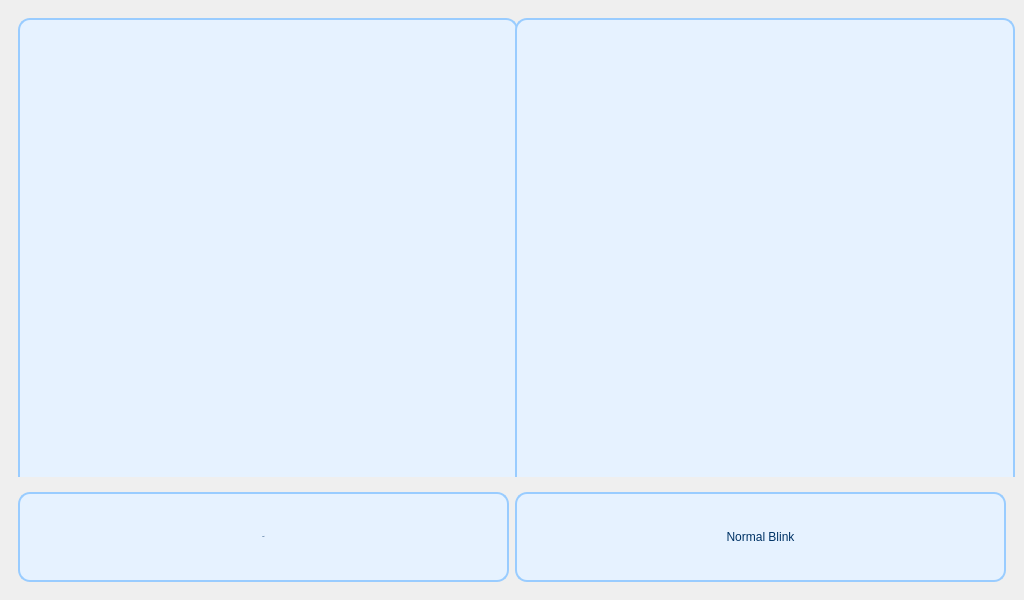
<?xml version="1.0" encoding="UTF-8"?>
<ui version="4.0">
 <class>LightControllerWindow</class>
 <widget class="QMainWindow" name="LightControllerWindow">
  <property name="geometry">
   <rect>
    <x>0</x>
    <y>0</y>
    <width>1024</width>
    <height>600</height>
   </rect>
  </property>
  <property name="minimumSize">
   <size>
    <width>1024</width>
    <height>600</height>
   </size>
  </property>
  <property name="windowTitle">
   <string>LightControllerWindow</string>
  </property>
  <property name="styleSheet">
   <string notr="true">QPushButton {
    background-color: #e6f2ff; /* 浅蓝底色 */
    border: 2px solid #99ccff; /* 边框为稍深蓝色 */
    border-radius: 12px;       /* 圆角美观 */
    padding: 10px;
    font: bold 16px &quot;Segoe UI&quot;;
    color: #003366;            /* 字体为深蓝 */
}

QPushButton:hover {
    background-color: #cce6ff; /* 悬停变亮 */
    border-color: #66b3ff;
}

QPushButton:pressed {
    background-color: #b3d9ff; /* 按下更深 */
    border-color: #3399ff;
}

QPushButton:disabled {
    background-color: #f0f5f9;
    color: #a0a0a0;
    border-color: #d0d0d0;
}
</string>
  </property>
  <widget class="QWidget" name="centralwidget">
   <layout class="QVBoxLayout" name="verticalLayout">
    <item>
     <widget class="QWidget" name="widget" native="true">
      <layout class="QHBoxLayout" name="horizontalLayout">
       <item>
        <widget class="QPushButton" name="led_status">
         <property name="minimumSize">
          <size>
           <width>500</width>
           <height>500</height>
          </size>
         </property>
         <property name="text">
          <string/>
         </property>
         <property name="icon">
          <iconset resource="../sources/icons.qrc">
           <normaloff>:/icons/led_off.png</normaloff>:/icons/led_off.png</iconset>
         </property>
         <property name="iconSize">
          <size>
           <width>500</width>
           <height>500</height>
          </size>
         </property>
        </widget>
       </item>
       <item>
        <widget class="QPushButton" name="led_mode">
         <property name="minimumSize">
          <size>
           <width>500</width>
           <height>500</height>
          </size>
         </property>
         <property name="text">
          <string/>
         </property>
         <property name="icon">
          <iconset resource="../sources/icons.qrc">
           <normaloff>:/icons/manual_control.png</normaloff>:/icons/manual_control.png</iconset>
         </property>
         <property name="iconSize">
          <size>
           <width>500</width>
           <height>500</height>
          </size>
         </property>
        </widget>
       </item>
      </layout>
     </widget>
    </item>
    <item>
     <widget class="QWidget" name="widget_2" native="true">
      <layout class="QHBoxLayout" name="horizontalLayout_2">
       <item>
        <widget class="QPushButton" name="btn_exit">
         <property name="minimumSize">
          <size>
           <width>0</width>
           <height>90</height>
          </size>
         </property>
         <property name="font">
          <font>
           <family>Segoe UI</family>
           <pointsize>-1</pointsize>
           <italic>false</italic>
           <bold>true</bold>
          </font>
         </property>
         <property name="text">
          <string>Exit</string>
         </property>
         <property name="icon">
          <iconset resource="../sources/icons.qrc">
           <normaloff>:/icons/exit.png</normaloff>:/icons/exit.png</iconset>
         </property>
         <property name="iconSize">
          <size>
           <width>80</width>
           <height>80</height>
          </size>
         </property>
        </widget>
       </item>
       <item>
        <widget class="QPushButton" name="btn_blink_mode_settings">
         <property name="minimumSize">
          <size>
           <width>0</width>
           <height>90</height>
          </size>
         </property>
         <property name="text">
          <string>Normal Blink</string>
         </property>
        </widget>
       </item>
      </layout>
     </widget>
    </item>
   </layout>
  </widget>
 </widget>
 <resources>
  <include location="../sources/icons.qrc"/>
 </resources>
 <connections/>
</ui>
